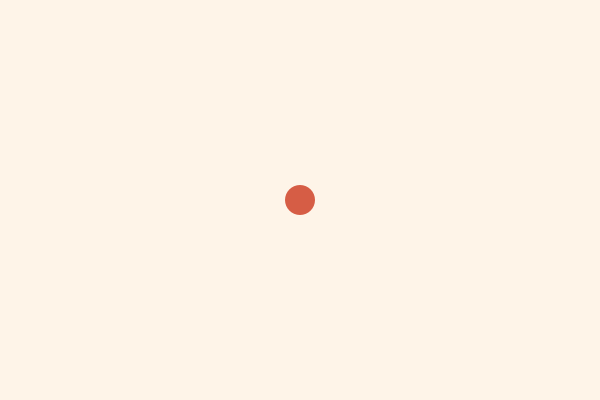
Frame 1 (no input)
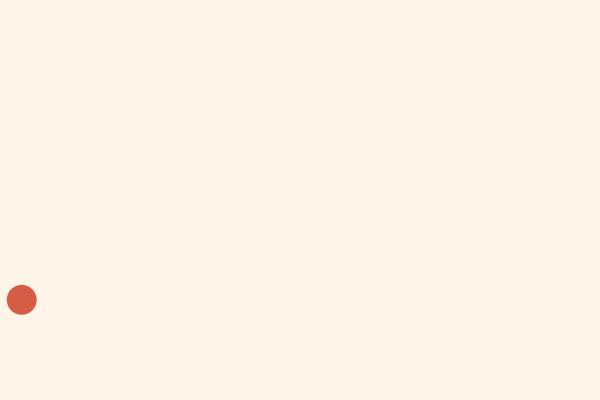
Frame 60 (the mouse pressed at the canvas centre just before this capture)
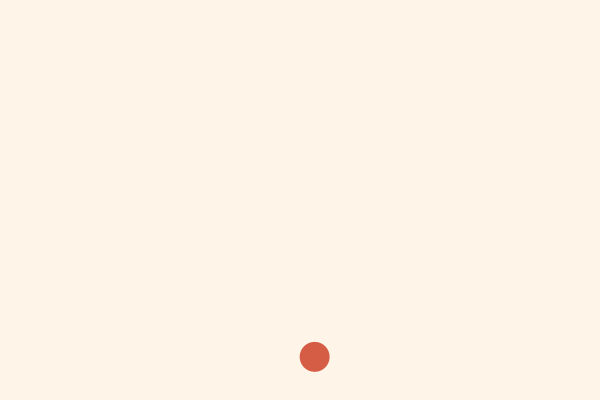
Frame 120 (the mouse held since frame 60 and released just before this capture)

The Processing sketch that drew these frames (run headless with seeded random() and noise(); from frame 60 on, the mouse is pressed at the canvas centre):

// Processing sketch: Bouncing_ball2
// ── Bouncing_ball2.pde
PVector position;    // Position of the ball.
PVector velocity;    // Amount it moves on each redraw.
float radius;        // Radius of ball.
color colour;        // Colour of ball.
 
void setup()
{
  size(600, 400);
 
  position = new PVector(width/2,height/2);
  velocity = new PVector(random(14,15),random(14,15));
  radius = 15;
  colour   = color(214,93,69);
}
 
void draw()
{
  background(254, 244, 232);
 
  // Draw the ball.
  noStroke();
  fill(colour);
  circle(position.x,position.y,radius*2);
 
  // Update the ball position according to the velocity values.
  position.x = position.x + velocity.x;
  position.y = position.y + velocity.y;
 
  if (position.x - radius < 0 && velocity.x < 0)
  {
    // -- Escaping to the left, start moving right.
    velocity.x = -1*velocity.x;
  }
  else if (position.x + radius > width && velocity.x > 0)
  {
    // -- Escaping to the right, start moving left.
    velocity.x = -1*velocity.x;
  }
 
  if (position.y - radius < 0 && velocity.y < 0)
  {
    // -- Escaping upwards, start moving down.
    velocity.y = -1*velocity.y;
  }
  else if (position.y + radius > height && velocity.y > 0)
  {
    // -- Escaping downwards, start moving up.
    velocity.y = -1*velocity.y;
  }
}
